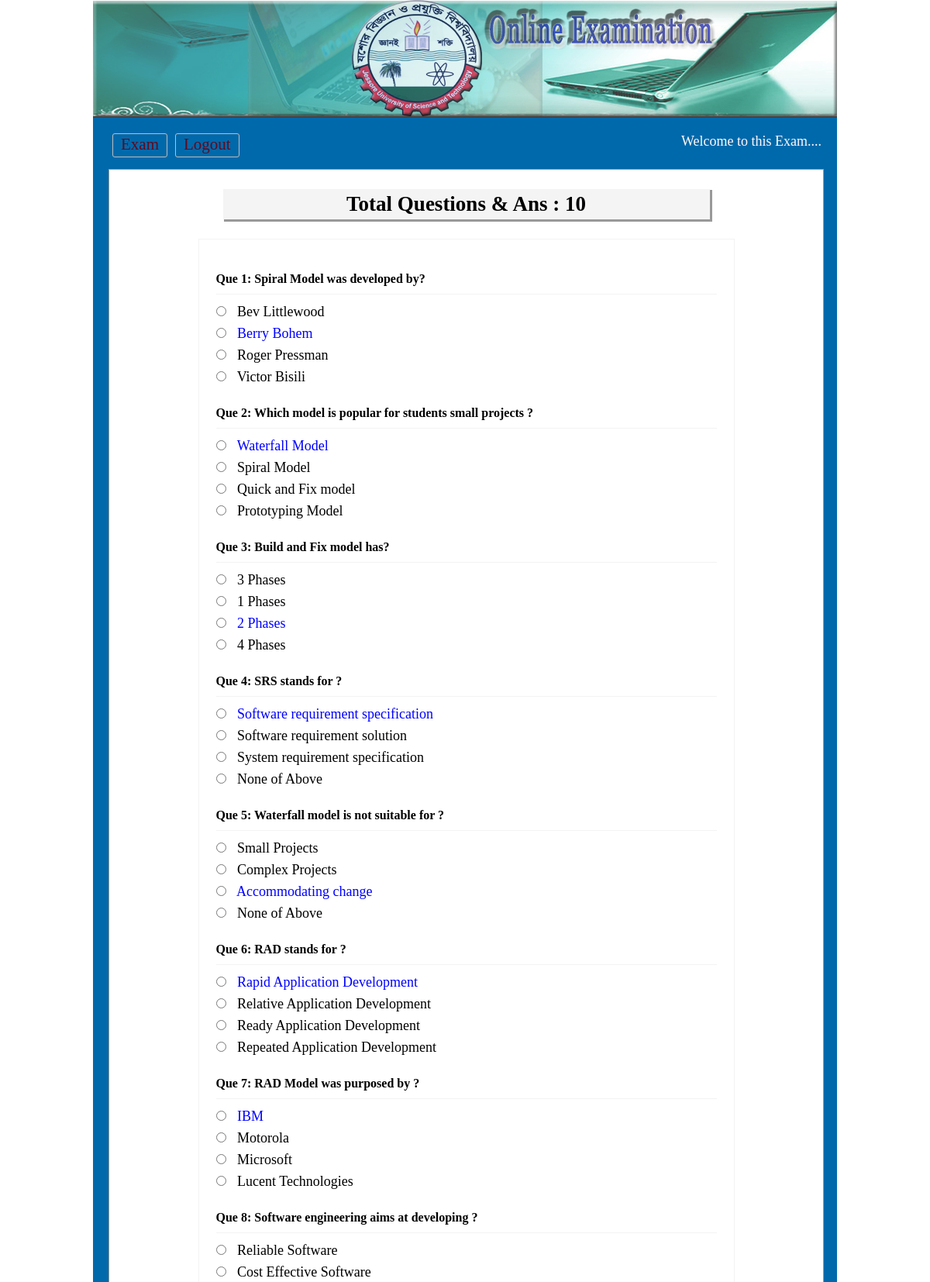
The page /OnlineExam/viewans.php (signed in, upper part) on the database its author committed.
### tables this page shows
CREATE TABLE `tbl_ques` (
  `id` int(11) NOT NULL,
  `quesNo` int(11) NOT NULL,
  `ques` text NOT NULL
);

CREATE TABLE `tbl_ans` (
  `id` int(11) NOT NULL,
  `quesNo` int(11) NOT NULL,
  `rightAns` int(11) NOT NULL DEFAULT '0',
  `ans` text NOT NULL
);

### OnlineExam/classes/Exam.php (called while the page is built, shortened)
<?php
    $filepath = realpath(dirname(__FILE__));
	include_once ($filepath.'/../lib/Database.php');
class Exam{
	private $db;
	public function __construct(){
		$this->db = new Database();
	}
	public function getQueByOrder(){
		$query = "select * from tbl_ques order by quesNo ASC";
		$result = $this->db->select($query);
		return $result;
	}
	public function getTotalRows(){
		$query = "select * from tbl_ques";
		$getResult = $this->db->select($query);
		$total = $getResult->num_rows;
		return $total;
	}
	  public function getAnswer($number){
		$query = "select * from tbl_ans where quesNo = '$number'";
		$getdata = $this->db->select($query);
		return $getdata ;
	  }
}
?>

### OnlineExam/lib/Database.php (called while the page is built, shortened)
<?php
Class Database{
	public $host   = DB_HOST;
	public $user   = DB_USER;
	public $pass   = DB_PASS;
	public $dbname = DB_NAME;
	public $link;
	private function connectDB(){
	$this->link = new mysqli($this->host, $this->user, $this->pass, $this->dbname);
 }
	public function select($query){
		$result = $this->link->query($query) or die($this->link->error.__LINE__);
		if($result->num_rows > 0){
			return $result;
		} else {
			return false;
		}
	}
}

### OnlineExam/viewans.php (the view, shortened to what this page needs)
 <?php include 'inc/header.php'; ?>
<?php
	$total       = $exm->getTotalRows();
?>
<div class="main">
<h1>Total Questions & Ans : <?php echo $total; ?></h1>
	<div class="viewans">
		<table>
		<?php
			$getQues = $exm->getQueByOrder();
			if($getQues){
				while($question = $getQues->fetch_assoc()){
		?>
			<tr>
				<td colspan="2">
				 <h3>Que <?php echo $question['quesNo']; ?>: <?php echo $question['ques']; ?></h3>
				</td>
			</tr>
			<?php
				$number = $question['quesNo'];
				$answer = $exm->getAnswer($number);
				if($answer){
					while($result = $answer->fetch_assoc()){
			?>
			<tr>
				<td>
				 <input type="radio"/>
				 <?php
						if($result['rightAns'] == '1'){
							echo "<span style='color:blue'>".$result['ans']."</span>";
						}else{
							echo $result['ans'];
						}
					?>
				</td>
			</tr>
				<?php } } ?>
			<?php } } ?>
		</table>
</div>
 </div>
<?php include 'inc/footer.php'; ?>

### OnlineExam/css/main.css (style rules this page uses)
* { margin:0;padding:0;outline:none }
body { font-family:verdana }
.main { background: #fff none repeat scroll 0 0; border: 1px solid #999; margin-top: 10px; min-height: 368px; padding: 15px; width: 891px; }
.main h1 { background: #f4f4f4 none repeat scroll 0 0; font-family: "Times New Roman", Times, serif; box-shadow: 2px 2px 0 1px #999; color: #010002; margin: 10px auto 25px; padding: 4px; text-align: center; width: 620px; }
.viewans { border: 1px solid #f3f3f3; margin: 0 auto; max-width: 650px; padding: 20px; }
.viewans input[type="radio"] { margin-bottom: 10px; margin-right: 10px; cursor:pointer; }
.viewans h3 { border-bottom: 1px solid #f3f3f3; font-size: 16px; margin-bottom: 10px; padding-bottom: 10px; margin-top:20px; }

### rows shown on the page
tbl_ques: quesNo "1", ques "Spiral Model was developed by?"
tbl_ans: ans "Bev Littlewood"
tbl_ans: ans "Berry Bohem"
tbl_ans: ans "Roger Pressman"
tbl_ans: ans "Victor Bisili"
tbl_ques: quesNo "2", ques "Which model is popular for students small projects ?"
tbl_ans: ans "Waterfall Model"
tbl_ans: ans "Spiral Model"
tbl_ans: ans "Quick and Fix model"
tbl_ans: ans "Prototyping Model"
tbl_ques: quesNo "3", ques "Build and Fix model has?"
tbl_ans: ans "3 Phases"
tbl_ans: ans "1 Phases"
tbl_ans: ans "2 Phases"
tbl_ans: ans "4 Phases"
tbl_ques: quesNo "4", ques "SRS stands for ?"
tbl_ans: ans "Software requirement specification"
tbl_ans: ans "Software requirement solution"
tbl_ans: ans "System requirement specification"
tbl_ans: ans "None of Above"
tbl_ques: quesNo "5", ques "Waterfall model is not suitable for ?"
tbl_ans: ans "Small Projects"
tbl_ans: ans "Complex Projects"
tbl_ans: ans "Accommodating change"
tbl_ans: ans "None of Above"
tbl_ques: quesNo "6", ques "RAD stands for ?"
tbl_ans: ans "Rapid Application Development"
tbl_ans: ans "Relative Application Development"
tbl_ans: ans "Ready Application Development"
tbl_ans: ans "Repeated Application Development"
tbl_ques: quesNo "7", ques "RAD Model was purposed by ?"
tbl_ans: ans "IBM"
tbl_ans: ans "Motorola"
tbl_ans: ans "Microsoft"
tbl_ans: ans "Lucent Technologies"
tbl_ques: quesNo "8", ques "Software engineering aims at developing ?"
tbl_ans: ans "Reliable Software"
tbl_ans: ans "Cost Effective Software"

### other values the page prints
$total "10"
